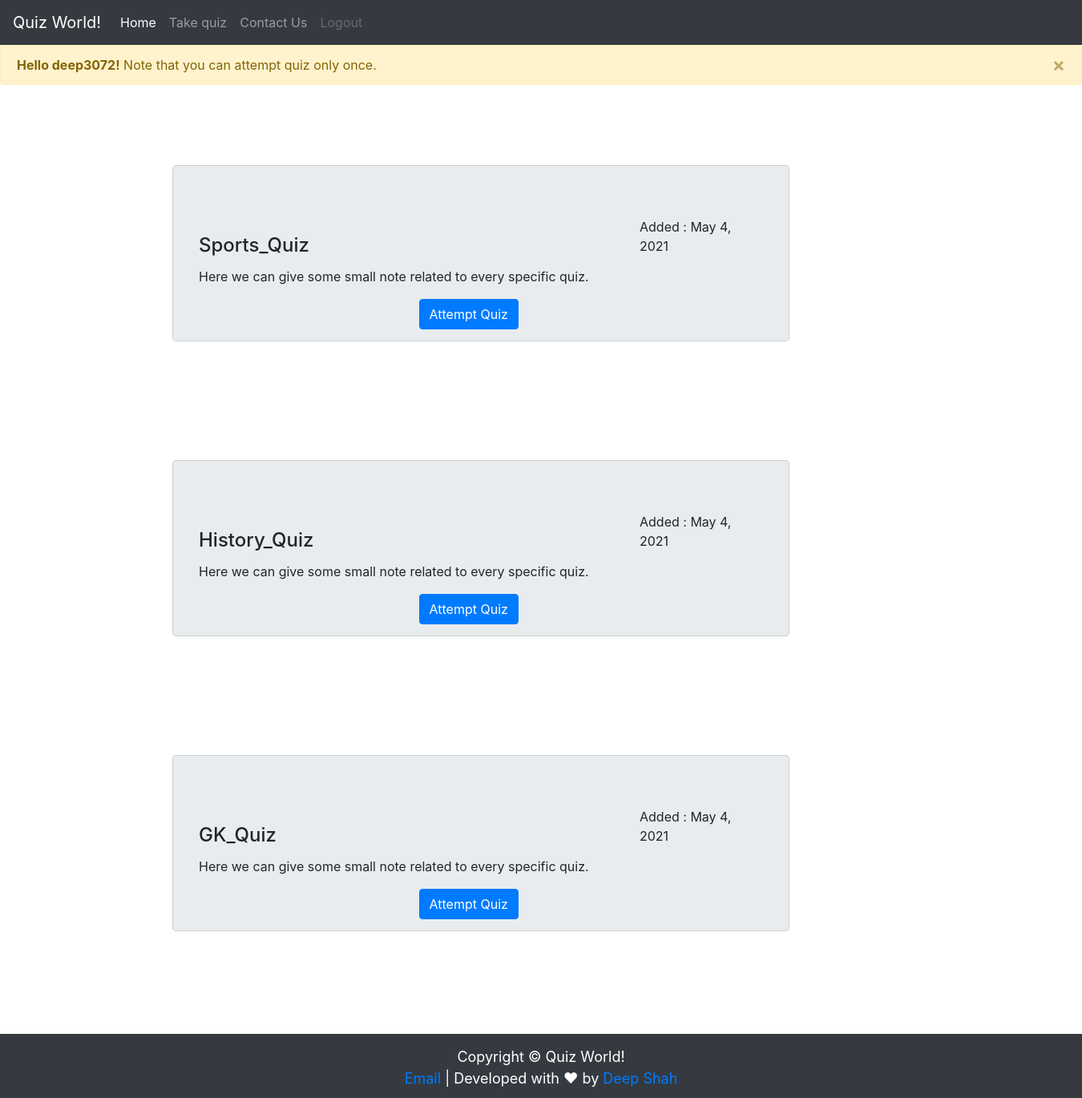
The page /quiz/quiz_world/ (signed in) on the database its author committed.
### quiz/models.py (models this page shows, shortened)
class Course(models.Model):
   course_name = models.CharField(max_length=50)
   date_added = models.DateField(default=timezone.now())
   question_number = models.PositiveIntegerField()
   total_marks = models.PositiveIntegerField()

### quiz/views.py (the view)
@login_required
def quiz_world(request):
    courses = Course.objects.all()
    questions = Question.objects.all()
    user = str(request.user.username)
    if "request.session['seen_status']" != False:
        request.session['seen_status'] = False
        for i in range(1, 100):
            mydict[i, user] = True
    params = {'quiz_name': courses, 'question': questions}
    return render(request, 'quiz/quiz_world.html', params)

### quiz/templates/quiz/quiz_world.html (shortened to what this page needs)
{% extends "quiz/base.html" %}
{% block body_block %}
        <div class="alert alert-warning alert-dismissible fade show" role="alert">
	<strong>Hello {{ user.username }}!</strong> Note that you can attempt quiz only once.
	<button type="button" class="close" data-dismiss="alert" aria-label="Close">
	        <span aria-hidden="true">&times;</span>
	</button>
	  </div>
	{% for i in quiz_name %}
	        <div class="container" style="margin-top: 100px; margin-left:200px;">
	        <div class="card-deck " style="width:800px;">
		<div class="card jumbotron" style="height:220px; " >
		<div class="card-block " >
		<div style="margin-left:550px; margin-bottom:-27px;">Added : {{ i.date_added }} </div>
		<h4 class="card-title"> {{ i.course_name }}</h4>
		<p class="card-text">Here we can give some small note related to every specific quiz.
                </p>
		<a href="/quiz/quiz_world/{{i.course_name}}" style="margin:39%;"> <button type="button" class="btn btn-primary">Attempt Quiz</button> </a>
		</div>
		</div>
			</div>
			</div>
                <br> <br>
	{% endfor %}
        <section id="footer" style="margin-top:80px;" class="bg-dark">
	<p>Copyright &copy; Quiz World!
	 <br>
	 <a href="mailto:dshah0405@gmail.com">Email</a> | Developed with ❤ by <a href="https://www.linkedin.com/in/deep3072/" target="_blank"> Deep Shah</a>
	</p>
        </section>
{% endblock %}

### rows shown on the page
Course: date_added "May 4, 2021", course_name "Sports_Quiz"
Course: date_added "May 4, 2021", course_name "History_Quiz"
Course: date_added "May 4, 2021", course_name "GK_Quiz"

### other values the page prints
{{ user.username }} "deep3072"
